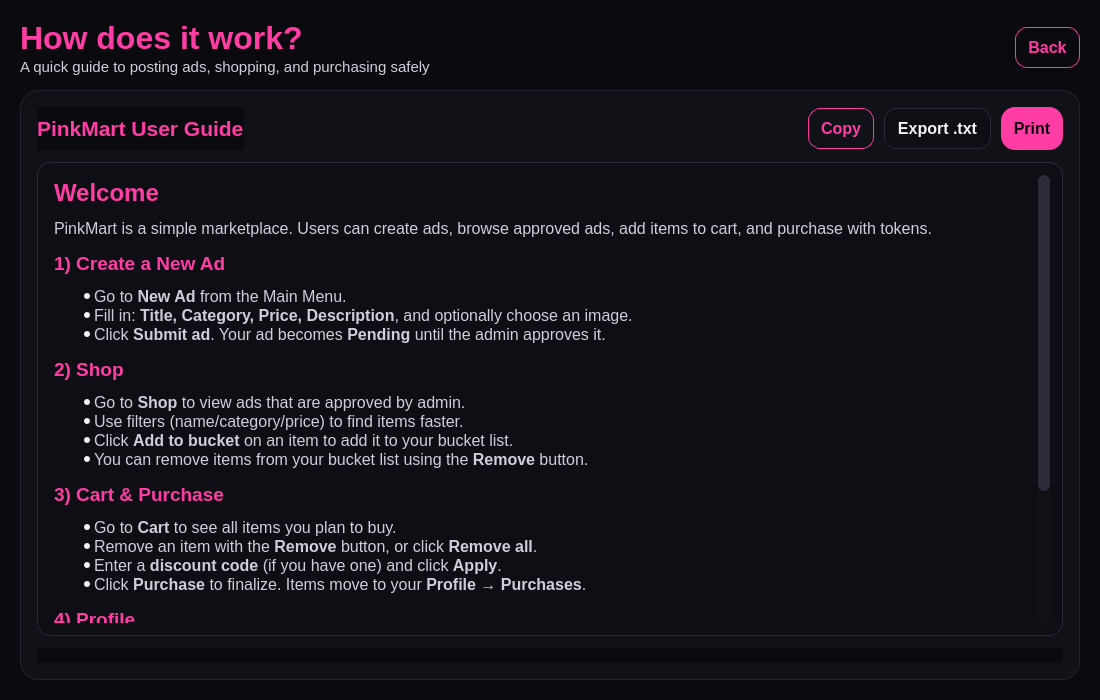
<?xml version="1.0" encoding="UTF-8"?>
<ui version="4.0">
    <class>how_it_works_page</class>
    <widget class="QWidget" name="how_it_works_page">
        <property name="geometry">
            <rect>
                <x>0</x>
                <y>0</y>
                <width>1100</width>
                <height>700</height>
            </rect>
        </property>
        <property name="minimumSize">
            <size>
                <width>900</width>
                <height>560</height>
            </size>
        </property>
        <property name="styleSheet">
            <string notr="true">
                /* ===== Global theme: Pink + Black ===== */
                QWidget{
                background:#0B0B0F;
                color:#F4F4F6;
                font-family:"Segoe UI";
                font-size:12pt;
                }

                QLabel#lblTitle{
                color:#FF3DA5;
                font-size:24pt;
                font-weight:900;
                }

                QLabel#lblSubtitle{
                color:#CFCFDB;
                font-size:11pt;
                }

                QFrame#card{
                background:#111118;
                border:1px solid #242431;
                border-radius:18px;
                }

                QLabel#lblSectionTitle{
                color:#FF3DA5;
                font-size:16pt;
                font-weight:900;
                }

                QTextBrowser{
                background:#0E0E14;
                border:1px solid #2A2A39;
                border-radius:14px;
                padding:12px;
                selection-background-color:#FF3DA5;
                }

                QScrollBar:vertical{
                background:#111118;
                width:12px;
                margin:0px;
                border-radius:6px;
                }
                QScrollBar::handle:vertical{
                background:#2A2A39;
                min-height:24px;
                border-radius:6px;
                }
                QScrollBar::handle:vertical:hover{
                background:#FF3DA5;
                }
                QScrollBar::add-line:vertical, QScrollBar::sub-line:vertical{
                height:0px;
                }

                QPushButton{
                border-radius:12px;
                padding:10px 12px;
                font-weight:800;
                }

                QPushButton#btnBackToMenu{
                background:transparent;
                color:#FF3DA5;
                border:1px solid #FF3DA5;
                }
                QPushButton#btnBackToMenu:hover{ background:rgba(255,61,165,0.12); }
                QPushButton#btnBackToMenu:pressed{ background:rgba(255,61,165,0.22); }

                QPushButton#btnCopy{
                background:transparent;
                color:#FF3DA5;
                border:1px solid #FF3DA5;
                }
                QPushButton#btnCopy:hover{ background:rgba(255,61,165,0.12); }
                QPushButton#btnCopy:pressed{ background:rgba(255,61,165,0.22); }

                QPushButton#btnExportTxt{
                background:#0E0E14;
                color:#F4F4F6;
                border:1px solid #2A2A39;
                }
                QPushButton#btnExportTxt:hover{ border:2px solid #FF3DA5; }
                QPushButton#btnExportTxt:pressed{ background:rgba(255,61,165,0.12); }

                QPushButton#btnPrint{
                background:#FF3DA5;
                color:#0B0B0F;
                border:none;
                border-radius:14px;
                padding:12px;
                font-weight:900;
                }
                QPushButton#btnPrint:hover{ background:#FF63B7; }
                QPushButton#btnPrint:pressed{ background:#E92A93; }

                QLabel#lblStatus{
                color:#9B9BB0;
                font-size:10pt;
                }
            </string>
        </property>

        <layout class="QVBoxLayout" name="rootLayout">
            <property name="leftMargin">
                <number>20</number>
            </property>
            <property name="topMargin">
                <number>20</number>
            </property>
            <property name="rightMargin">
                <number>20</number>
            </property>
            <property name="bottomMargin">
                <number>20</number>
            </property>
            <property name="spacing">
                <number>14</number>
            </property>

            <!-- Header -->
            <item>
                <layout class="QHBoxLayout" name="headerRow">
                    <property name="spacing">
                        <number>10</number>
                    </property>

                    <item>
                        <layout class="QVBoxLayout" name="titleCol">
                            <property name="spacing">
                                <number>2</number>
                            </property>
                            <item>
                                <widget class="QLabel" name="lblTitle">
                                    <property name="text">
                                        <string>How does it work?</string>
                                    </property>
                                </widget>
                            </item>
                            <item>
                                <widget class="QLabel" name="lblSubtitle">
                                    <property name="text">
                                        <string>A quick guide to posting ads, shopping, and purchasing safely</string>
                                    </property>
                                </widget>
                            </item>
                        </layout>
                    </item>

                    <item>
                        <spacer name="spacerHeader">
                            <property name="orientation">
                                <enum>Qt::Horizontal</enum>
                            </property>
                            <property name="sizeHint" stdset="0">
                                <size>
                                    <width>40</width>
                                    <height>20</height>
                                </size>
                            </property>
                        </spacer>
                    </item>

                    <item>
                        <widget class="QPushButton" name="btnBackToMenu">
                            <property name="text">
                                <string>Back</string>
                            </property>
                            <property name="cursor">
                                <cursorShape>PointingHandCursor</cursorShape>
                            </property>
                        </widget>
                    </item>

                </layout>
            </item>

            <!-- Main card -->
            <item>
                <widget class="QFrame" name="card">
                    <layout class="QVBoxLayout" name="cardLayout">
                        <property name="leftMargin">
                            <number>16</number>
                        </property>
                        <property name="topMargin">
                            <number>16</number>
                        </property>
                        <property name="rightMargin">
                            <number>16</number>
                        </property>
                        <property name="bottomMargin">
                            <number>16</number>
                        </property>
                        <property name="spacing">
                            <number>12</number>
                        </property>

                        <item>
                            <layout class="QHBoxLayout" name="topRow">
                                <property name="spacing">
                                    <number>10</number>
                                </property>

                                <item>
                                    <widget class="QLabel" name="lblSectionTitle">
                                        <property name="text">
                                            <string>PinkMart User Guide</string>
                                        </property>
                                    </widget>
                                </item>

                                <item>
                                    <spacer name="spacerTopRow">
                                        <property name="orientation">
                                            <enum>Qt::Horizontal</enum>
                                        </property>
                                        <property name="sizeHint" stdset="0">
                                            <size>
                                                <width>40</width>
                                                <height>20</height>
                                            </size>
                                        </property>
                                    </spacer>
                                </item>

                                <item>
                                    <widget class="QPushButton" name="btnCopy">
                                        <property name="text">
                                            <string>Copy</string>
                                        </property>
                                        <property name="cursor">
                                            <cursorShape>PointingHandCursor</cursorShape>
                                        </property>
                                    </widget>
                                </item>

                                <item>
                                    <widget class="QPushButton" name="btnExportTxt">
                                        <property name="text">
                                            <string>Export .txt</string>
                                        </property>
                                        <property name="cursor">
                                            <cursorShape>PointingHandCursor</cursorShape>
                                        </property>
                                    </widget>
                                </item>

                                <item>
                                    <widget class="QPushButton" name="btnPrint">
                                        <property name="text">
                                            <string>Print</string>
                                        </property>
                                        <property name="cursor">
                                            <cursorShape>PointingHandCursor</cursorShape>
                                        </property>
                                    </widget>
                                </item>

                            </layout>
                        </item>

                        <item>
                            <widget class="QTextBrowser" name="tbGuide">
                                <property name="openExternalLinks">
                                    <bool>false</bool>
                                </property>
                                <property name="html">
                                    <string notr="true"><![CDATA[
<h2 style="color:#FF3DA5; margin-top:0;">Welcome</h2>
<p style="color:#CFCFDB;">
PinkMart is a simple marketplace. Users can create ads, browse approved ads, add items to cart, and purchase with tokens.
</p>

<h3 style="color:#FF3DA5;">1) Create a New Ad</h3>
<ul style="color:#CFCFDB;">
  <li>Go to <b>New Ad</b> from the Main Menu.</li>
  <li>Fill in: <b>Title, Category, Price, Description</b>, and optionally choose an image.</li>
  <li>Click <b>Submit ad</b>. Your ad becomes <b>Pending</b> until the admin approves it.</li>
</ul>

<h3 style="color:#FF3DA5;">2) Shop</h3>
<ul style="color:#CFCFDB;">
  <li>Go to <b>Shop</b> to view ads that are approved by admin.</li>
  <li>Use filters (name/category/price) to find items faster.</li>
  <li>Click <b>Add to bucket</b> on an item to add it to your bucket list.</li>
  <li>You can remove items from your bucket list using the <b>Remove</b> button.</li>
</ul>

<h3 style="color:#FF3DA5;">3) Cart &amp; Purchase</h3>
<ul style="color:#CFCFDB;">
  <li>Go to <b>Cart</b> to see all items you plan to buy.</li>
  <li>Remove an item with the <b>Remove</b> button, or click <b>Remove all</b>.</li>
  <li>Enter a <b>discount code</b> (if you have one) and click <b>Apply</b>.</li>
  <li>Click <b>Purchase</b> to finalize. Items move to your <b>Profile → Purchases</b>.</li>
</ul>

<h3 style="color:#FF3DA5;">4) Profile</h3>
<ul style="color:#CFCFDB;">
  <li>Update your account info (name, username, phone, email).</li>
  <li>Check wallet balance and add tokens (captcha verification may apply).</li>
  <li>See your <b>Purchases</b> and <b>My Ads</b> lists.</li>
</ul>

<h3 style="color:#FF3DA5;">Notes</h3>
<ul style="color:#CFCFDB;">
  <li>Only <b>approved ads</b> appear in Shop.</li>
  <li>Closing a page should return to Main Menu (use the <b>Back</b> button).</li>
  <li>Some actions will be validated by server later (login, purchase, discount).</li>
</ul>
         ]]></string>
                                </property>
                            </widget>
                        </item>

                        <item>
                            <widget class="QLabel" name="lblStatus">
                                <property name="text">
                                    <string/>
                                </property>
                                <property name="wordWrap">
                                    <bool>true</bool>
                                </property>
                            </widget>
                        </item>

                    </layout>
                </widget>
            </item>

        </layout>
    </widget>
    <resources/>
    <connections/>
</ui>
